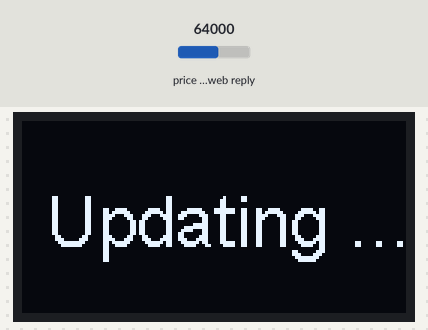
A sketch run on a simulated ESP8266 (NodeMCU). On the bench: 128×64 one-colour display. The test bench sets the inputs (shaded band); at power-on: price in the web reply 64000. WiFi joins after 1.5 s; servers stay silent unless stated; web services answer with replies made up by the test bench; what the sketch prints to the serial monitor is not drawn.

Above: at 1.7 s.
At 34.6 s:
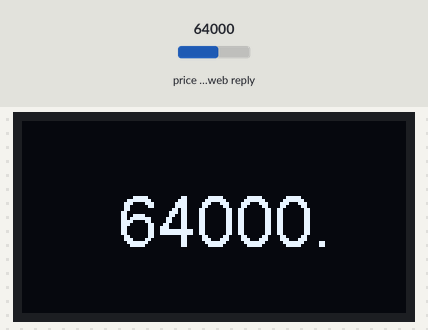

The sketch:

esp2866-oled-btc.ino
```cpp
#include <ESP8266WiFi.h>
#include <WiFiClient.h>
#include <ESP8266WebServer.h>
#include <Wire.h>
#include "SSD1306.h"

// pins
#define SDA 14
#define SCL 12
#define I2C 0x3C

// create display
SSD1306 display(I2C, SDA, SCL);

// wifi settings
const char* host     = "api.coindesk.com";
const char* ssid     = "<<WIFI_NETWORK>>";
const char* password = "<<WIFI_PASSWORD>>";

ESP8266WebServer server(80);

void handle_root() {
  server.send(200, "text/plain", "Hello from the esp8266");
  delay(100);
}

void setup() {
  Serial.begin(115200);
  delay(100);

  display.init();
  display.flipScreenVertically();
  display.clear();
  display.display();

  Serial.println();
  Serial.println();
  Serial.print("Connecting to ");
  Serial.println(ssid);

  WiFi.begin(ssid, password);

  while (WiFi.status() != WL_CONNECTED) {
    delay(500);
    Serial.print(".");
  }

  Serial.println("");
  Serial.println("WiFi connected");
  Serial.println("IP address: ");
  Serial.println(WiFi.localIP());

  server.on("/", handle_root);

  server.begin();
  Serial.println("HTTP server started");
}

void loop() {
  server.handleClient();

  display.clear();
  display.setFont(ArialMT_Plain_24);
  display.drawString(8, 20, "Updating ...");
  display.display();

  // Connect to API
  Serial.print("connecting to ");
  Serial.println(host);

  // Use WiFiClient class to create TCP connections
  WiFiClient client;
  const int httpPort = 80;
  if (!client.connect(host, httpPort)) {
    Serial.println("connection failed");
    return;
  }

  // We now create a URI for the request
  String url = "/v1/bpi/currentprice.json";

  Serial.print("Requesting URL: ");
  Serial.println(url);

  // This will send the request to the server
  client.print(String("GET ") + url + " HTTP/1.1\r\n" +
               "Host: " + host + "\r\n" +
               "Connection: close\r\n\r\n");
  delay(100);

  // Read all the lines of the reply from server and print them to Serial
  String answer;
  while(client.connected()){
    String line = client.readStringUntil('\r');
    answer += line;
  }

  client.stop();
  Serial.println();
  Serial.println("closing connection");

  // Process answer
  Serial.println();
  Serial.println("Answer: ");
  Serial.println(answer);

  // Convert to JSON
  String jsonAnswer;
  int jsonIndex;

  for (int i = 0; i < answer.length(); i++) {
    if (answer[i] == '{') {
      jsonIndex = i;
      break;
    }
  }

  // Get JSON data
  jsonAnswer = answer.substring(jsonIndex);
  Serial.println();
  Serial.println("JSON answer: ");
  Serial.println(jsonAnswer);
  jsonAnswer.trim();

  // Get rate as float
  int rateIndex = jsonAnswer.indexOf("rate_float");
  String priceString = jsonAnswer.substring(rateIndex + 12, rateIndex + 18);
  priceString.trim();
  float price = priceString.toFloat();

  // Print price
  Serial.println();
  Serial.println("Bitcoin price: ");
  Serial.println(price);

  // Display on OLED
  display.clear();
  display.setFont(ArialMT_Plain_24);
  display.drawString(32, 20, priceString);
  display.display();

  // Wait 30 seconds
  delay(30000);
}
```

Measured:
- what the display in image 0 shows lasts 1.5 s, from 1.6 s to 3.1 s
